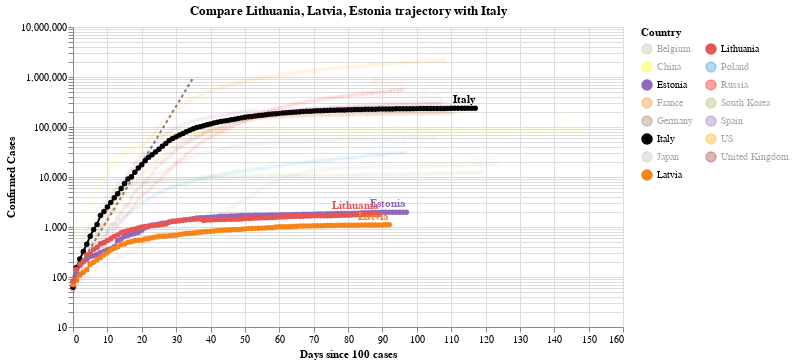

The notebook cell this image was saved under:
### Code cell
#hide_input
chart3 = make_since_chart(dff2, ['Lithuania', 'Latvia', 'Estonia'], baseline_countries)
chart3

### Figure 1 — Vega-Lite specification as saved in the notebook (floating-point values rounded to 4 significant figures; data arrays with more than 128 entries replaced by an {"elided": "..."} marker saying what was removed)
{"config": {"view": {"continuousWidth": 400, "continuousHeight": 300}}, "layer": [{"data": {"name": "data-628230001892d6798b50651be41d1b3e"}, "mark": {"type": "line", "color": "black", "opacity": 0.5, "strokeDash": [3, 3]}, "encoding": {"x": {"type": "quantitative", "field": "Days since 100 cases"}, "y": {"type": "quantitative", "field": "Confirmed Cases"}}}, {"data": {"name": "data-47c261d80b5c01763a54b92e30b197c6"}, "mark": {"type": "line", "point": true}, "encoding": {"color": {"type": "nominal", "field": "Country", "legend": {"columns": 2}, "scale": {"domain": ["Belgium", "China", "Estonia", "France", "Germany", "Italy", "Japan", "Latvia", "Lithuania", "Poland", "Russia", "South Korea", "Spain", "US", "United Kingdom"], "range": ["#C1B7AD", "yellow", "#9467bd", "#F58518", "#9D755D", "black", "#C1B7AD", "#F58518", "#E45756", "#2495D3", "red", "#A1BA59", "#9467bd", "orange", "brown"]}}, "opacity": {"condition": {"value": 1, "selection": "selector002"}, "value": 0.05}, "tooltip": [{"type": "nominal", "field": "Country"}, {"type": "temporal", "field": "Date"}, {"type": "quantitative", "field": "Confirmed Cases"}, {"type": "quantitative", "field": "Days since 100 cases"}], "x": {"type": "quantitative", "field": "Days since 100 cases"}, "y": {"type": "quantitative", "field": "Confirmed Cases", "scale": {"type": "log"}}}, "selection": {"selector002": {"type": "multi", "fields": ["Country"], "bind": "legend", "init": [{"Country": "Lithuania"}, {"Country": "Latvia"}, {"Country": "Estonia"}, {"Country": "Italy"}]}}, "width": 550}, {"data": {"name": "data-47c261d80b5c01763a54b92e30b197c6"}, "mark": {"type": "text", "align": "right", "dy": -8, "fontWeight": "bold"}, "encoding": {"color": {"type": "nominal", "field": "Country", "legend": {"columns": 2}, "scale": {"domain": ["Belgium", "China", "Estonia", "France", "Germany", "Italy", "Japan", "Latvia", "Lithuania", "Poland", "Russia", "South Korea", "Spain", "US", "United Kingdom"], "range": ["#C1B7AD", "yellow", "#9467bd", "#F58518", "#9D755D", "black", "#C1B7AD", "#F58518", "#E45756", "#2495D3", "red", "#A1BA59", "#9467bd", "orange", "brown"]}}, "opacity": {"condition": {"value": 1, "selection": "selector002"}, "value": 0.05}, "text": {"type": "nominal", "field": "Country"}, "tooltip": [{"type": "nominal", "field": "Country"}, {"type": "temporal", "field": "Date"}, {"type": "quantitative", "field": "Confirmed Cases"}, {"type": "quantitative", "field": "Days since 100 cases"}], "x": {"type": "quantitative", "field": "Days since 100 cases"}, "y": {"type": "quantitative", "field": "Confirmed Cases", "scale": {"type": "log"}}}, "transform": [{"filter": "(datum['Date'] >= 1592438400000)"}], "width": 550}], "title": "Compare Lithuania, Latvia, Estonia trajectory with Italy", "$schema": "https://vega.github.io/schema/vega-lite/v4.0.2.json", "datasets": {"data-628230001892d6798b50651be41d1b3e": [{"Days since 100 cases": 0, "Confirmed Cases": 100.0}, {"Days since 100 cases": 1, "Confirmed Cases": 130.0}, {"Days since 100 cases": 2, "Confirmed Cases": 169.0}, {"Days since 100 cases": 3, "Confirmed Cases": 219.7}, {"Days since 100 cases": 4, "Confirmed Cases": 285.6}, {"Days since 100 cases": 5, "Confirmed Cases": 371.3}, {"Days since 100 cases": 6, "Confirmed Cases": 482.7}, {"Days since 100 cases": 7, "Confirmed Cases": 627.5}, {"Days since 100 cases": 8, "Confirmed Cases": 815.7}, {"Days since 100 cases": 9, "Confirmed Cases": 1060.0}, {"Days since 100 cases": 10, "Confirmed Cases": 1379.0}, {"Days since 100 cases": 11, "Confirmed Cases": 1792.0}, {"Days since 100 cases": 12, "Confirmed Cases": 2330.0}, {"Days since 100 cases": 13, "Confirmed Cases": 3029.0}, {"Days since 100 cases": 14, "Confirmed Cases": 3937.0}, {"Days since 100 cases": 15, "Confirmed Cases": 5119.0}, {"Days since 100 cases": 16, "Confirmed Cases": 6654.0}, {"Days since 100 cases": 17, "Confirmed Cases": 8650.0}, {"Days since 100 cases": 18, "Confirmed Cases": 11250.0}, {"Days since 100 cases": 19, "Confirmed Cases": 14620.0}, {"Days since 100 cases": 20, "Confirmed Cases": 19000.0}, {"Days since 100 cases": 21, "Confirmed Cases": 24710.0}, {"Days since 100 cases": 22, "Confirmed Cases": 32120.0}, {"Days since 100 cases": 23, "Confirmed Cases": 41750.0}, {"Days since 100 cases": 24, "Confirmed Cases": 54280.0}, {"Days since 100 cases": 25, "Confirmed Cases": 70560.0}, {"Days since 100 cases": 26, "Confirmed Cases": 91730.0}, {"Days since 100 cases": 27, "Confirmed Cases": 119300.0}, {"Days since 100 cases": 28, "Confirmed Cases": 155000.0}, {"Days since 100 cases": 29, "Confirmed Cases": 201500.0}, {"Days since 100 cases": 30, "Confirmed Cases": 262000.0}, {"Days since 100 cases": 31, "Confirmed Cases": 340600.0}, {"Days since 100 cases": 32, "Confirmed Cases": 442800.0}, {"Days since 100 cases": 33, "Confirmed Cases": 575600.0}, {"Days since 100 cases": 34, "Confirmed Cases": 748300.0}, {"Days since 100 cases": 35, "Confirmed Cases": 972800.0}], "data-47c261d80b5c01763a54b92e30b197c6": {"elided": "1643 records"}}}
